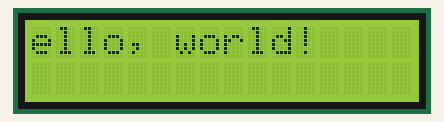
A sketch run on a simulated Arduino Uno, built with avr-gcc and run on an emulated ATmega328P. Shown: 16×2 character LCD.

Above: at 0.15 s.
At 1.66 s:
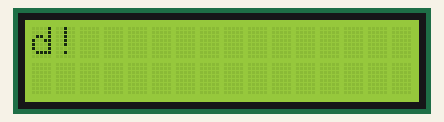
At 3.17 s:
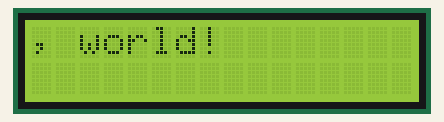
At 6.03 s:
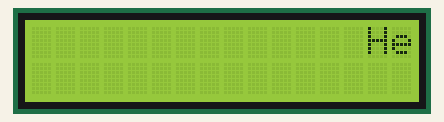
At 8.76 s:
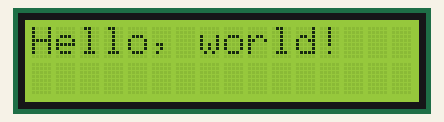
At 11.83 s:
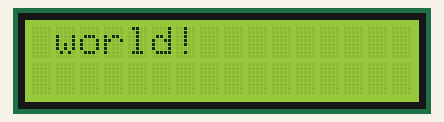

Measured:
- by itself, everything shown: repeats every 10.9 s, in 78 steps

The sketch:

23_LCD_Move.ino
```cpp
#include <Wire.h>
#include <LiquidCrystal_I2C.h>

// Set the LCD address to 0x27 for a 16 chars and 2 line display
LiquidCrystal_I2C lcd(0x27, 16, 2); // 안되면 0x3F로 시도해본다.
//LiquidCrystal_I2C lcd(0x3F, 16, 2);

void setup()
{
	// initialize the LCD
	lcd.begin();

	// Turn on the blacklight and print a message.
	lcd.backlight();
  lcd.setCursor(0,0);
	lcd.print("Hello, world!");
}

void loop()
{
  // LCD 패널의 구성은 16x2의 테이블로 구성되어 있음, (0, 0) ~ (15, 1)
  // 글자 왼쪽 끝으로 이동
  for (int posCnt = 0; posCnt < 13; posCnt++) { // 움직일 글자 수 13
    lcd.scrollDisplayLeft();
    delay(150);
  }

  // 글자 오른쪽 끝으로 이동
  for (int posCnt = 0; posCnt < 29; posCnt++) { // 글자 수 13 + 칸 수 16
    lcd.scrollDisplayRight();
    delay(150);
  }

  // 글자 원위치
  for (int posCnt = 0; posCnt < 16; posCnt++) { // 칸 수 16
    lcd.scrollDisplayLeft();
    delay(150);
  }

  // 초 출력
  lcd.setCursor(0, 0);
  lcd.print("Hello, world!");
  lcd.setCursor(0, 1);
  lcd.print(millis() / 1000);

  // 글자 깜빡이게 하기
  for(int i = 0; i < 10; i++) {
    lcd.clear();
    delay(100);
    lcd.setCursor(0, 0);
    lcd.print("Hello, world!");
    delay(100);
  }
}
```
